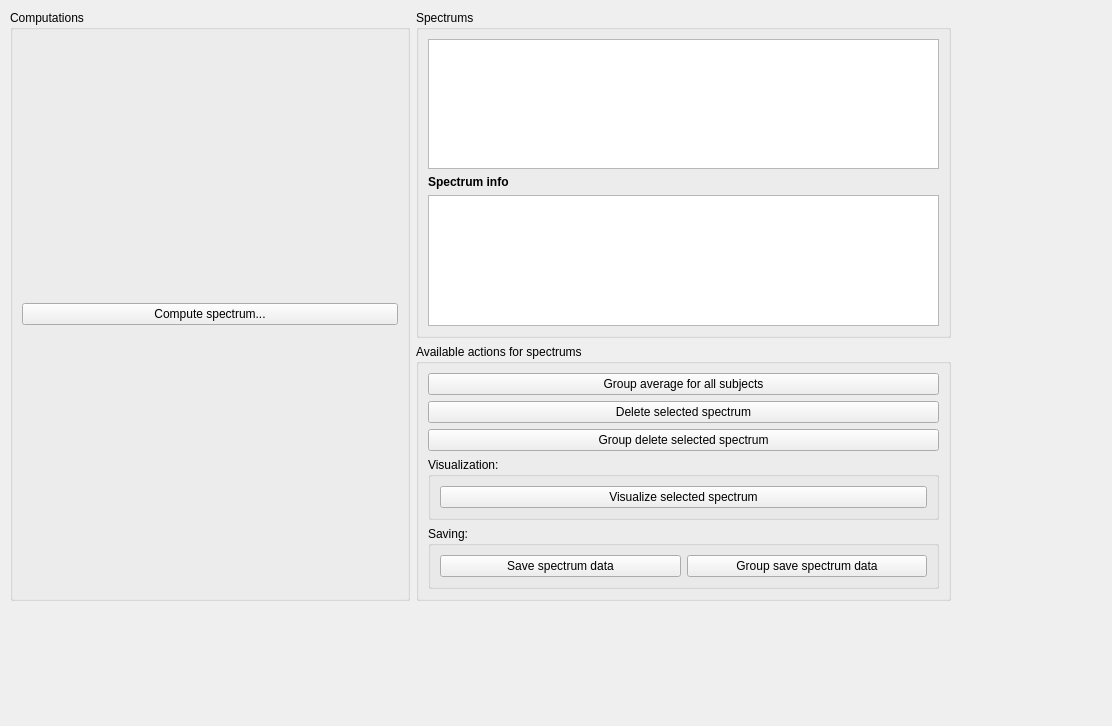
<?xml version="1.0" encoding="UTF-8"?>
<ui version="4.0">
 <class>mainWindowTabSpectrums</class>
 <widget class="QWidget" name="mainWindowTabSpectrums">
  <property name="geometry">
   <rect>
    <x>0</x>
    <y>0</y>
    <width>1112</width>
    <height>726</height>
   </rect>
  </property>
  <property name="windowTitle">
   <string>Form</string>
  </property>
  <widget class="QWidget" name="layoutWidget">
   <property name="geometry">
    <rect>
     <x>10</x>
     <y>10</y>
     <width>941</width>
     <height>591</height>
    </rect>
   </property>
   <layout class="QGridLayout" name="gridLayout_15">
    <item row="0" column="0">
     <layout class="QVBoxLayout" name="verticalLayout_23">
      <item>
       <widget class="QGroupBox" name="groupBoxComputations">
        <property name="minimumSize">
         <size>
          <width>400</width>
          <height>0</height>
         </size>
        </property>
        <property name="title">
         <string>Computations</string>
        </property>
        <layout class="QGridLayout" name="gridLayout_2">
         <item row="0" column="0">
          <widget class="QPushButton" name="pushButtonComputeSpectrum">
           <property name="text">
            <string>Compute spectrum...</string>
           </property>
          </widget>
         </item>
        </layout>
       </widget>
      </item>
     </layout>
    </item>
    <item row="0" column="1">
     <layout class="QVBoxLayout" name="verticalLayout_6">
      <item>
       <widget class="QGroupBox" name="groupBoxSpectrums">
        <property name="minimumSize">
         <size>
          <width>0</width>
          <height>300</height>
         </size>
        </property>
        <property name="title">
         <string>Spectrums</string>
        </property>
        <layout class="QFormLayout" name="formLayout">
         <item row="1" column="0">
          <widget class="QLabel" name="labelSpectrumInfo">
           <property name="font">
            <font>
             <weight>75</weight>
             <bold>true</bold>
            </font>
           </property>
           <property name="text">
            <string>Spectrum info</string>
           </property>
          </widget>
         </item>
         <item row="2" column="0" colspan="2">
          <widget class="QTextBrowser" name="textBrowserSpectrumInfo"/>
         </item>
         <item row="0" column="0" colspan="2">
          <widget class="QListWidget" name="listWidgetSpectrums"/>
         </item>
        </layout>
       </widget>
      </item>
      <item>
       <widget class="QGroupBox" name="groupBoxSpectrumActions">
        <property name="title">
         <string>Available actions for spectrums</string>
        </property>
        <layout class="QGridLayout" name="gridLayout_4">
         <item row="1" column="0">
          <widget class="QGroupBox" name="groupBox_2">
           <property name="title">
            <string>Visualization:</string>
           </property>
           <layout class="QGridLayout" name="gridLayout_21">
            <item row="0" column="0">
             <layout class="QHBoxLayout" name="horizontalLayout_2">
              <item>
               <widget class="QPushButton" name="pushButtonVisualizeSpectrum">
                <property name="text">
                 <string>Visualize selected spectrum</string>
                </property>
               </widget>
              </item>
             </layout>
            </item>
           </layout>
          </widget>
         </item>
         <item row="0" column="0">
          <layout class="QGridLayout" name="gridLayout">
           <item row="1" column="0">
            <widget class="QPushButton" name="pushButtonDeleteSpectrum">
             <property name="text">
              <string>Delete selected spectrum</string>
             </property>
            </widget>
           </item>
           <item row="2" column="0">
            <widget class="QPushButton" name="pushButtonGroupDeleteSpectrum">
             <property name="text">
              <string>Group delete selected spectrum</string>
             </property>
            </widget>
           </item>
           <item row="0" column="0">
            <widget class="QPushButton" name="pushButtonGroupAverage">
             <property name="text">
              <string>Group average for all subjects</string>
             </property>
            </widget>
           </item>
          </layout>
         </item>
         <item row="2" column="0">
          <widget class="QGroupBox" name="groupBox_5">
           <property name="title">
            <string>Saving:</string>
           </property>
           <layout class="QGridLayout" name="gridLayout_20">
            <item row="0" column="0">
             <layout class="QHBoxLayout" name="horizontalLayout_3">
              <item>
               <widget class="QPushButton" name="pushButtonSaveSpectrum">
                <property name="text">
                 <string>Save spectrum data</string>
                </property>
               </widget>
              </item>
              <item>
               <widget class="QPushButton" name="pushButtonGroupSaveSpectrum">
                <property name="text">
                 <string>Group save spectrum data</string>
                </property>
               </widget>
              </item>
             </layout>
            </item>
           </layout>
          </widget>
         </item>
        </layout>
       </widget>
      </item>
     </layout>
    </item>
   </layout>
  </widget>
 </widget>
 <resources/>
 <connections/>
</ui>
